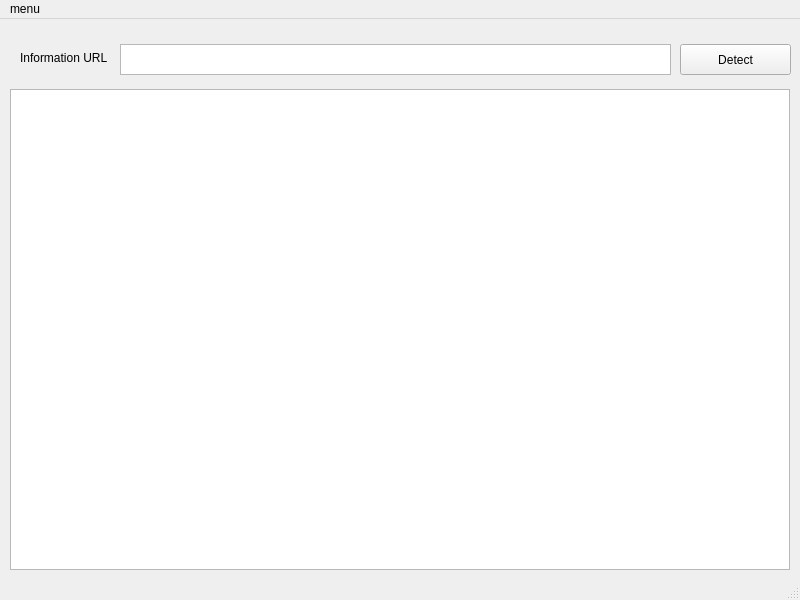
<?xml version="1.0" encoding="UTF-8"?>
<ui version="4.0">
 <class>MainWindow</class>
 <widget class="QMainWindow" name="MainWindow">
  <property name="geometry">
   <rect>
    <x>0</x>
    <y>0</y>
    <width>800</width>
    <height>600</height>
   </rect>
  </property>
  <property name="windowTitle">
   <string>Search</string>
  </property>
  <widget class="QWidget" name="centralwidget">
   <widget class="QTextEdit" name="textEdit_search">
    <property name="geometry">
     <rect>
      <x>120</x>
      <y>25</y>
      <width>551</width>
      <height>31</height>
     </rect>
    </property>
    <property name="statusTip">
     <string>Search field</string>
    </property>
   </widget>
   <widget class="QLabel" name="label_search">
    <property name="geometry">
     <rect>
      <x>20</x>
      <y>30</y>
      <width>91</width>
      <height>17</height>
     </rect>
    </property>
    <property name="text">
     <string>Information URL</string>
    </property>
   </widget>
   <widget class="QPlainTextEdit" name="plainTextEdit_result">
    <property name="geometry">
     <rect>
      <x>10</x>
      <y>70</y>
      <width>780</width>
      <height>481</height>
     </rect>
    </property>
    <property name="statusTip">
     <string>Result list</string>
    </property>
    <property name="readOnly">
     <bool>true</bool>
    </property>
   </widget>
   <widget class="QPushButton" name="btn_search">
    <property name="geometry">
     <rect>
      <x>680</x>
      <y>25</y>
      <width>111</width>
      <height>31</height>
     </rect>
    </property>
    <property name="statusTip">
     <string>Search</string>
    </property>
    <property name="text">
     <string>Detect</string>
    </property>
    <property name="icon">
     <iconset>
      <normaloff>search_icon.png</normaloff>search_icon.png</iconset>
    </property>
   </widget>
  </widget>
  <widget class="QMenuBar" name="menubar">
   <property name="geometry">
    <rect>
     <x>0</x>
     <y>0</y>
     <width>800</width>
     <height>21</height>
    </rect>
   </property>
   <widget class="QMenu" name="menuhelp">
    <property name="title">
     <string>menu</string>
    </property>
    <addaction name="actionhelp"/>
   </widget>
   <addaction name="menuhelp"/>
  </widget>
  <widget class="QStatusBar" name="statusbar"/>
  <action name="actionhelp">
   <property name="text">
    <string>help</string>
   </property>
   <property name="statusTip">
    <string>Show help menu</string>
   </property>
   <property name="shortcut">
    <string>Ctrl+H</string>
   </property>
  </action>
 </widget>
 <resources/>
 <connections/>
</ui>
